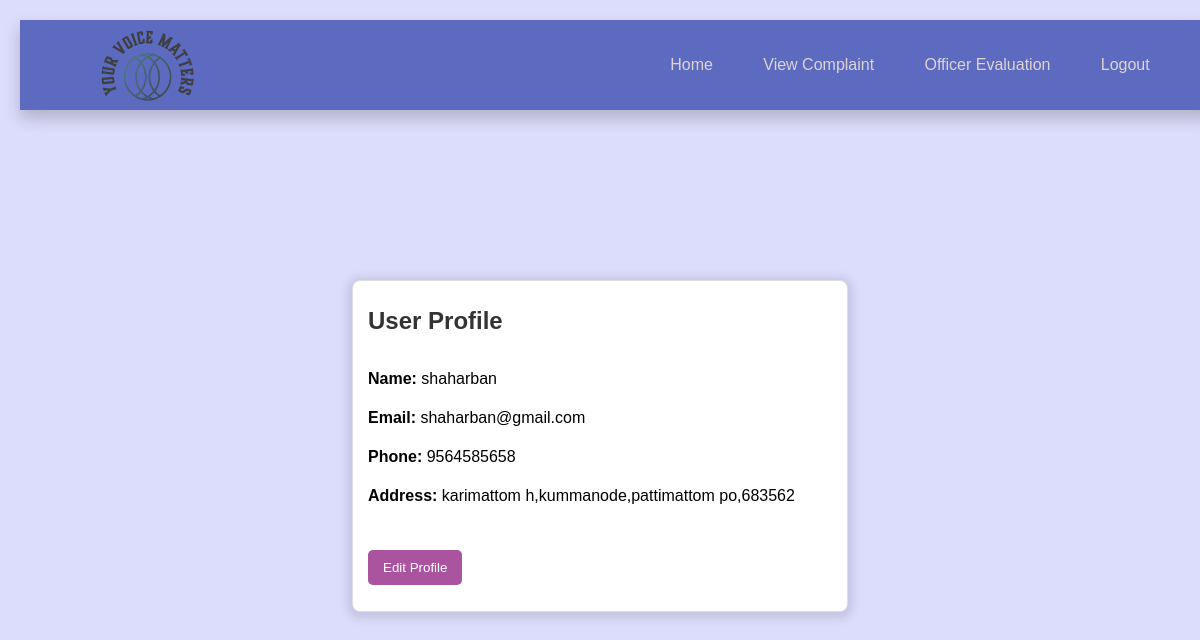
Screenshot of /userprofile.php (signed in) with the database file from the repository.
### tables this page shows
CREATE TABLE `users` (
  `name` varchar(25) NOT NULL,
  `email` varchar(100) NOT NULL,
  `dob` date NOT NULL,
  `address` varchar(70) NOT NULL,
  `phno` varchar(20) NOT NULL,
  `password` varchar(30) NOT NULL,
  `usid` int(10) NOT NULL
);

### userprofile.php (the view, shortened to what this page needs)
<?php
$conn = mysqli_connect("localhost", "root", "", "complainreg");
$name = $_SESSION['name'];
$sql = "SELECT * FROM users WHERE name='$name'";
$result = mysqli_query($conn, $sql);
$user = mysqli_fetch_assoc($result);
?>
<!DOCTYPE html>
<html lang="en">
<head>
    <link rel="stylesheet" href="admindashboardd.css">
    <link rel="stylesheet" href="assignofficerss.css">
</head>
<body>
    <nav class="navbar">
        <img src="Assets/logowomen.png" alt="" class="logoo">
        <ul class="navuladmin">
            <li><a class="nava" href="userdashboard.php">Home</a></li>
            <li><a class="nava" href="view_complaint.php">View Complaint</a></li>
            <li><a class="nava" href="officer_evaluation.php">Officer Evaluation</a></li>
            <li><a class="nava" href="logout.php">Logout</a></li>
        </ul>
    </nav>
    <div class="profile-box">
        <h2>User Profile</h2>
        <p><strong>Name:</strong> <?php echo htmlspecialchars($user['name']); ?></p>
        <p><strong>Email:</strong> <?php echo htmlspecialchars($user['email']); ?></p>
        <p><strong>Phone:</strong> <?php echo htmlspecialchars($user['phno']); ?></p>
        <p><strong>Address:</strong> <?php echo htmlspecialchars($user['address']); ?></p>
        <form action="edit_profile.php" method="get">
            <button type="submit">Edit Profile</button>
        </form>
    </div>
</body>
</html>

### admindashboardd.css (style rules this page uses)
body { margin: 0; padding: 0; font-family: 'Roboto',sans-serif; color: black; }
.navbar { width: 100%; background-color: #5c6bc0; display: flex; justify-content: space-between; align-items: center; padding: 10px 20px; box-shadow: 0px 8px 16px rgba(0, 0, 0, 0.2); height: 70px; }
.navuladmin { display: flex; width:50%; justify-content: space-evenly; align-items: center; list-style: none; margin-left: 20px; }
.nava { color: rgb(221, 212, 212); }
.nava,.dropbtn { text-decoration: none; }
.logoo { margin-left: 45px; width: 125px; cursor: pointer; }

### assignofficerss.css (style rules this page uses)
body { margin: 0; padding: 0; font-family: 'Roboto',sans-serif; background-color: #f9f9f9; }
h2, h3 { color: #333; }
form { margin-top: 20px; }
button { padding: 6px 12px; background-color: #333; color: rgb(221, 212, 212); border: none; cursor: pointer; border-radius: 4px; transition: background-color 0.3s; }

### userprofile.php (style rules this page uses)
body { font-family: Arial, sans-serif; background-color: rgba(88, 88, 245, 0.203); padding: 20px; }
.profile-box { background: white; border: 1px solid #ddd; border-radius: 8px; padding: 15px; box-shadow: 0 2px 10px 5px rgba(0, 0, 0, 0.1); width: 40%; height:300px; margin: auto; margin-top:170px; display: flex; align-items: flex-start; justify-content: space-evenly; flex-direction: column; }
.profile-box h2 { margin-top: 0; }
.profile-box p { margin: 5px 0; }
button { margin-top: 10px; padding: 10px 15px; border: none; border-radius: 5px; cursor: pointer; background-color: #aa549f; color: white; }

### rows the page displays
users: name "shaharban", email "shaharban@gmail.com", phno "9564585658", address "karimattom h,kummanode,pattimattom po,683562"
